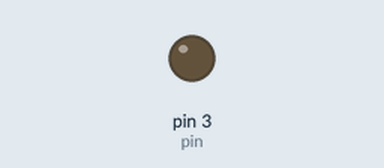
Bench run of a sketch on a simulated Arduino Uno, built with avr-gcc and run on an emulated ATmega328P. Shown: output pins drawn as LEDs (lit = HIGH).

Above: at 0.15 s.
At 39.84 s:
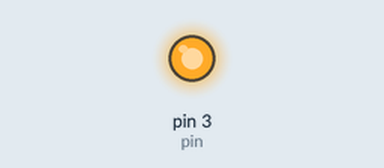
Timing chart, 0 to 40.0 s (numbered marks = the images above):
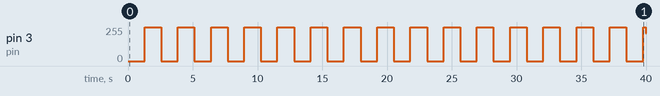

Measured:
- by itself, pin 3 (pin): 0/255 → 255/255 at 1.3 s, → 0/255 1.3 s later, → 255/255 1.3 s later, → 0/255 1.3 s later, … (32 changes in this stretch)

The sketch:

breatheLED.ino
```cpp
//呼吸灯
int pin = 3;
void setup() {
  pinMode(pin,OUTPUT);
}

void loop() {


    for(int value=0;value<=255;value++)
    {
      analogWrite(pin,value);
      delay(5);
    }
     for(int value=255;value>=0;value--)
    {
      analogWrite(pin,value);
      delay(5);
    }


}
```
